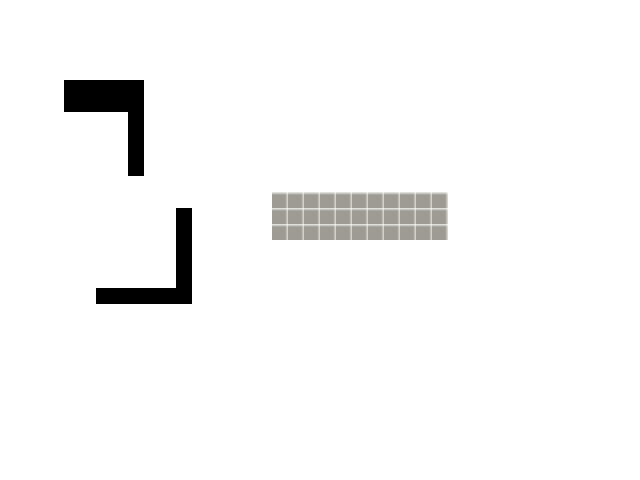

This game map was drawn from its Tiled (.tmx) file and the tilesets committed beside it. A one-line description and the full map source follow:
An orthogonal 40x30 tile map with 16x16 px tiles, 1 tile layer (块层 1), 5 tilesets.

<map version="1.0" orientation="orthogonal" renderorder="right-down" width="40" height="30" tilewidth="16" tileheight="16" backgroundcolor="#ffffff" nextobjectid="1">
 <tileset firstgid="1" name="block" tilewidth="16" tileheight="16" tilecount="1">
  <image source="image/block.png" width="16" height="16" />
 </tileset>
 <tileset firstgid="2" name="block1" tilewidth="16" tileheight="16" tilecount="1">
  <image source="image/block1.png" width="16" height="16" />
 </tileset>
 <tileset firstgid="3" name="block2" tilewidth="16" tileheight="16" tilecount="1">
  <image source="image/block2.png" width="16" height="16" />
 </tileset>
 <tileset firstgid="4" name="block3" tilewidth="16" tileheight="16" tilecount="1">
  <image source="image/block3.png" width="16" height="16" />
 </tileset>
 <tileset firstgid="5" name="stone" tilewidth="16" tileheight="16" tilecount="1">
  <image source="image/stone.png" width="16" height="16" />
 </tileset>
 <layer name="块层 1" width="40" height="30">
  <data encoding="csv">
0,0,0,0,0,0,0,0,0,0,0,0,0,0,0,0,0,0,0,0,0,0,0,0,0,0,0,0,0,0,0,0,0,0,0,0,0,0,0,0,
0,0,0,0,0,0,0,0,0,0,0,0,0,0,0,0,0,0,0,0,0,0,0,0,0,0,0,0,0,0,0,0,0,0,0,0,0,0,0,0,
0,0,0,0,0,0,0,0,0,0,0,0,0,0,0,0,0,0,0,0,0,0,0,0,0,0,0,0,0,0,0,0,0,0,0,0,0,0,0,0,
0,0,0,0,0,0,0,0,0,0,0,0,0,0,0,0,0,0,0,0,0,0,0,0,0,0,0,0,0,0,0,0,0,0,0,0,0,0,0,0,
0,0,0,0,0,0,0,0,0,0,0,0,0,0,0,0,0,0,0,0,0,0,0,0,0,0,0,0,0,0,0,0,0,0,0,0,0,0,0,0,
0,0,0,0,1,1,1,1,1,0,0,0,0,0,0,0,0,0,0,0,0,0,0,0,0,0,0,0,0,0,0,0,0,0,0,0,0,0,0,0,
0,0,0,0,1,1,1,1,1,0,0,0,0,0,0,0,0,0,0,0,0,0,0,0,0,0,0,0,0,0,0,0,0,0,0,0,0,0,0,0,
0,0,0,0,0,0,0,0,1,0,0,0,0,0,0,0,0,0,0,0,0,0,0,0,0,0,0,0,0,0,0,0,0,0,0,0,0,0,0,0,
0,0,0,0,0,0,0,0,1,0,0,0,0,0,0,0,0,0,0,0,0,0,0,0,0,0,0,0,0,0,0,0,0,0,0,0,0,0,0,0,
0,0,0,0,0,0,0,0,1,0,0,0,0,0,0,0,0,0,0,0,0,0,0,0,0,0,0,0,0,0,0,0,0,0,0,0,0,0,0,0,
0,0,0,0,0,0,0,0,1,0,0,0,0,0,0,0,0,0,0,0,0,0,0,0,0,0,0,0,0,0,0,0,0,0,0,0,0,0,0,0,
0,0,0,0,0,0,0,0,0,0,0,0,0,0,0,0,0,0,0,0,0,0,0,0,0,0,0,0,0,0,0,0,0,0,0,0,0,0,0,0,
0,0,0,0,0,0,0,0,0,0,0,0,0,0,0,0,0,5,5,5,5,5,5,5,5,5,5,5,0,0,0,0,0,0,0,0,0,0,0,0,
0,0,0,0,0,0,0,0,0,0,0,1,0,0,0,0,0,5,5,5,5,5,5,5,5,5,5,5,0,0,0,0,0,0,0,0,0,0,0,0,
0,0,0,0,0,0,0,0,0,0,0,1,0,0,0,0,0,5,5,5,5,5,5,5,5,5,5,5,0,0,0,0,0,0,0,0,0,0,0,0,
0,0,0,0,0,0,0,0,0,0,0,1,0,0,0,0,0,0,0,0,0,0,0,0,0,0,0,0,0,0,0,0,0,0,0,0,0,0,0,0,
0,0,0,0,0,0,0,0,0,0,0,1,0,0,0,0,0,0,0,0,0,0,0,0,0,0,0,0,0,0,0,0,0,0,0,0,0,0,0,0,
0,0,0,0,0,0,0,0,0,0,0,1,0,0,0,0,0,0,0,0,0,0,0,0,0,0,0,0,0,0,0,0,0,0,0,0,0,0,0,0,
0,0,0,0,0,0,1,1,1,1,1,1,0,0,0,0,0,0,0,0,0,0,0,0,0,0,0,0,0,0,0,0,0,0,0,0,0,0,0,0,
0,0,0,0,0,0,0,0,0,0,0,0,0,0,0,0,0,0,0,0,0,0,0,0,0,0,0,0,0,0,0,0,0,0,0,0,0,0,0,0,
0,0,0,0,0,0,0,0,0,0,0,0,0,0,0,0,0,0,0,0,0,0,0,0,0,0,0,0,0,0,0,0,0,0,0,0,0,0,0,0,
0,0,0,0,0,0,0,0,0,0,0,0,0,0,0,0,0,0,0,0,0,0,0,0,0,0,0,0,0,0,0,0,0,0,0,0,0,0,0,0,
0,0,0,0,0,0,0,0,0,0,0,0,0,0,0,0,0,0,0,0,0,0,0,0,0,0,0,0,0,0,0,0,0,0,0,0,0,0,0,0,
0,0,0,0,0,0,0,0,0,0,0,0,0,0,0,0,0,0,0,0,0,0,0,0,0,0,0,0,0,0,0,0,0,0,0,0,0,0,0,0,
0,0,0,0,0,0,0,0,0,0,0,0,0,0,0,0,0,0,0,0,0,0,0,0,0,0,0,0,0,0,0,0,0,0,0,0,0,0,0,0,
0,0,0,0,0,0,0,0,0,0,0,0,0,0,0,0,0,0,0,0,0,0,0,0,0,0,0,0,0,0,0,0,0,0,0,0,0,0,0,0,
0,0,0,0,0,0,0,0,0,0,0,0,0,0,0,0,0,0,0,0,0,0,0,0,0,0,0,0,0,0,0,0,0,0,0,0,0,0,0,0,
0,0,0,0,0,0,0,0,0,0,0,0,0,0,0,0,0,0,0,0,0,0,0,0,0,0,0,0,0,0,0,0,0,0,0,0,0,0,0,0,
0,0,0,0,0,0,0,0,0,0,0,0,0,0,0,0,0,0,0,0,0,0,0,0,0,0,0,0,0,0,0,0,0,0,0,0,0,0,0,0,
0,0,0,0,0,0,0,0,0,0,0,0,0,0,0,0,0,0,0,0,0,0,0,0,0,0,0,0,0,0,0,0,0,0,0,0,0,0,0,0
</data>
 </layer>
</map>
